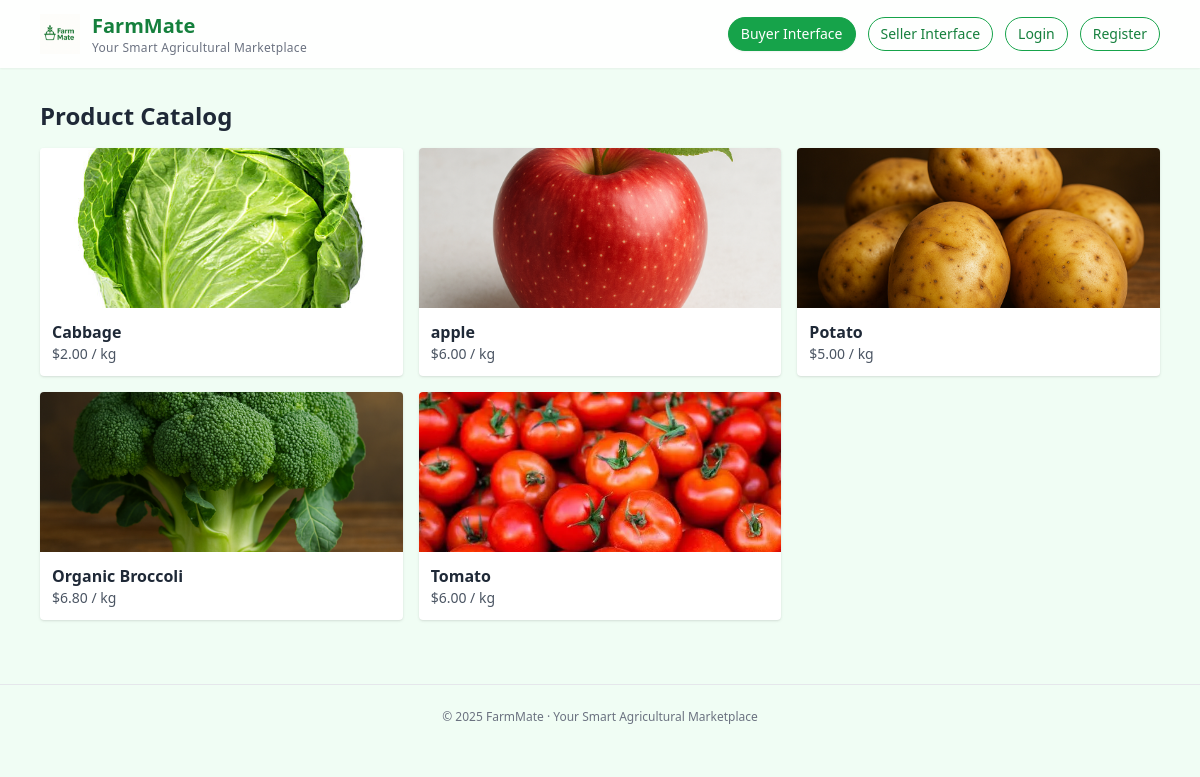
Page /buy/ on the earlier database version.
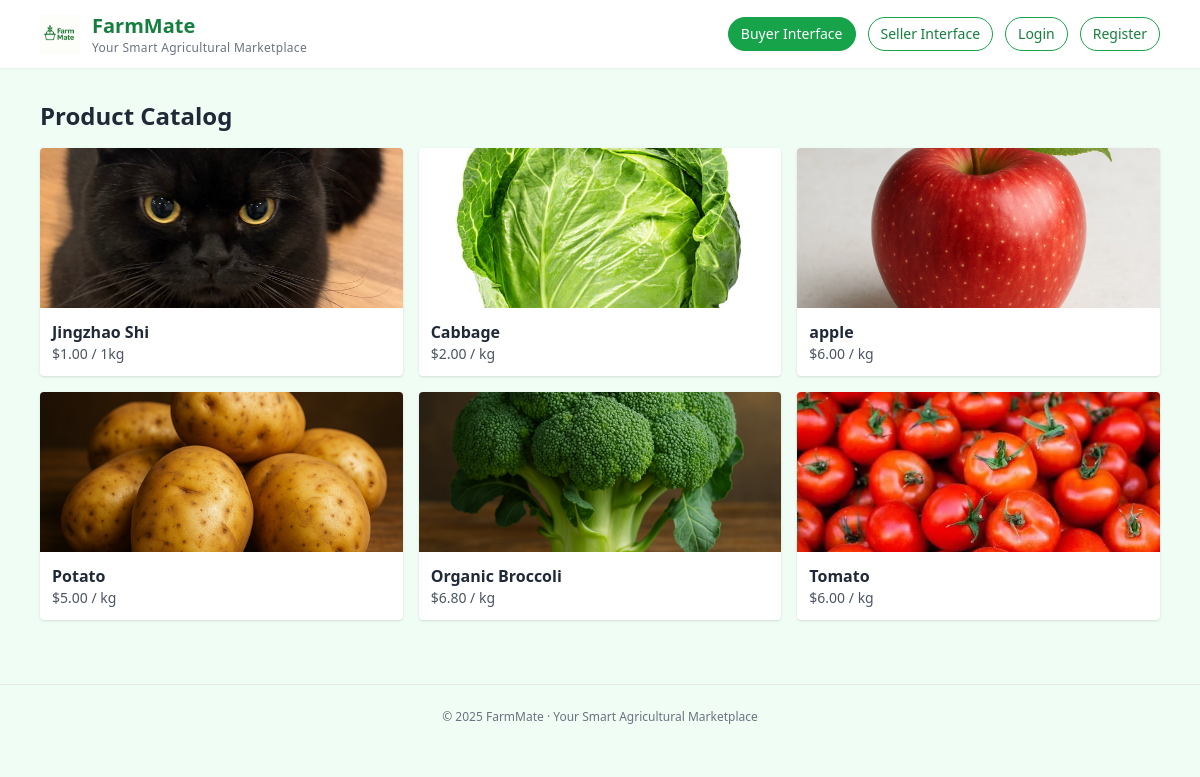
Same page on the later database version.
### products/models.py (models this page shows, shortened)
class Product(models.Model):
    supplier = models.ForeignKey(SupplierProfile, on_delete=models.CASCADE, related_name="products")
    name = models.CharField(max_length=200)
    category = models.CharField(max_length=100, blank=True)
    unit = models.CharField(max_length=50, default="kg")
    stock = models.PositiveIntegerField(default=0)
    base_price = models.DecimalField(max_digits=10, decimal_places=2, default=0)
    ai_description_en = models.TextField(blank=True)
    ai_description_zh = models.TextField(blank=True)
    created_at = models.DateTimeField(auto_now_add=True)
    image = models.ImageField(upload_to="products/", blank=True, null=True)
    is_active = models.BooleanField(default=True, verbose_name="Active (listed)")
    purchase_link = models.URLField(blank=True, null=True, verbose_name="Purchase Link")
    class Meta:
        verbose_name = "Product"
        verbose_name_plural = "Products"
        ordering = ["-created_at", "id"]
        indexes = [
            models.Index(fields=["supplier"]),
            models.Index(fields=["name"]),
            models.Index(fields=["category"]),
            models.Index(fields=["is_active"]),
        ]

### products/views.py (the view)
# urls.py: path('buy/', buyer_catalog, name='buyer-catalog'),
def buyer_catalog(request):
    products = Product.objects.filter(is_active=True).order_by("-created_at")
    return render(request, "buyer/catalog.html", {"products": products})

### templates/buyer/catalog.html (shortened to what this page needs)
{% extends "_base.html" %}
{% block content %}
  <h2 class="text-2xl font-semibold mb-4">Product Catalog</h2>
  <div class="grid md:grid-cols-3 gap-4">
  {% for p in products %}
    <a href="/buy/products/{{ p.id }}/" class="block bg-white rounded shadow hover:shadow-md">
      {% if p.image %}
        <img src="{{ p.image.url }}" class="w-full h-40 object-cover rounded-t" alt="{{ p.name }}">
      {% endif %}
      <div class="p-3">
        <div class="font-semibold">{{ p.name }}</div>
        <div class="text-sm text-gray-600">${{ p.base_price }} / {{ p.unit }}</div>
      </div>
    </a>
  {% empty %}
    <p class="text-gray-500">No products available.</p>
  {% endfor %}
  </div>
{% endblock %}

Differences in the rows shown:
added Product: image (picture), name "Jingzhao Shi", base_price "1.00", unit "1kg"
